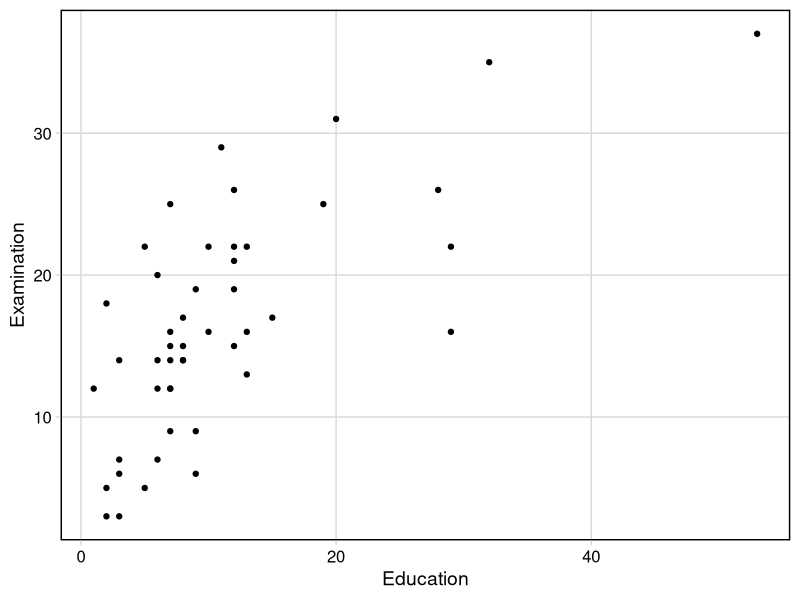
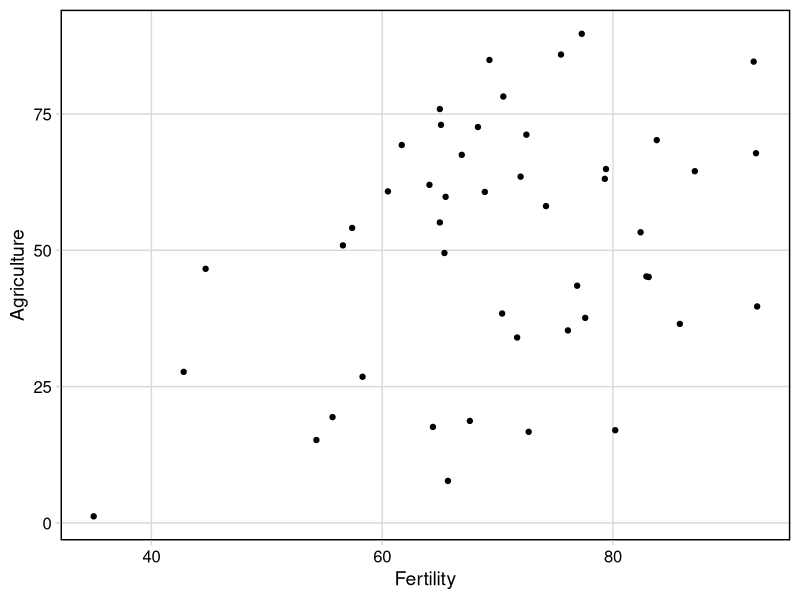
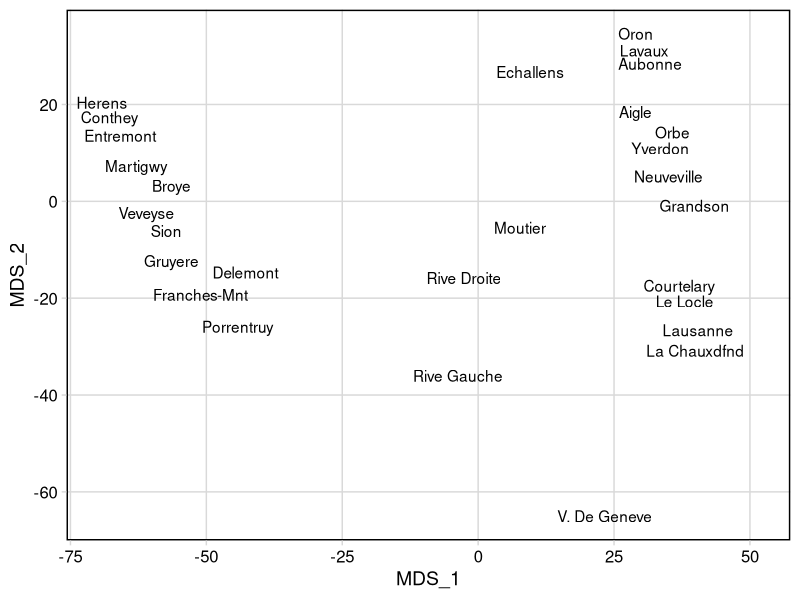
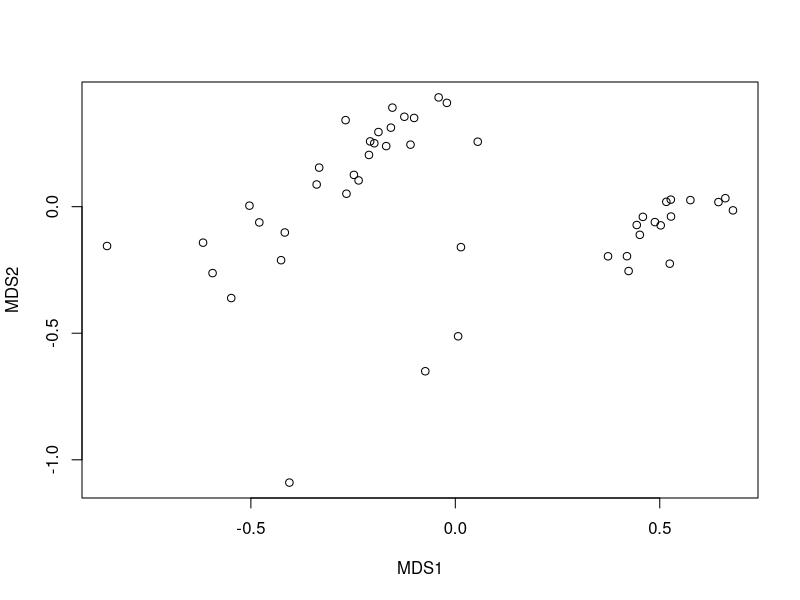
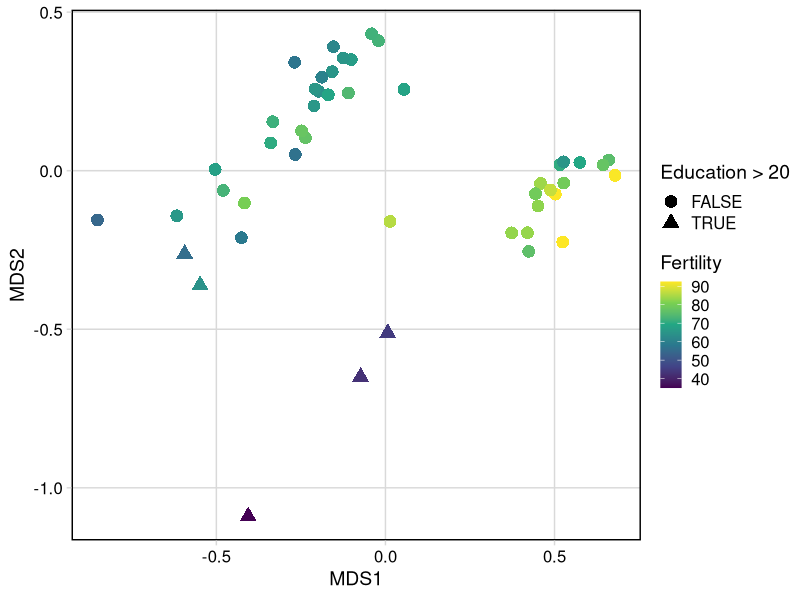
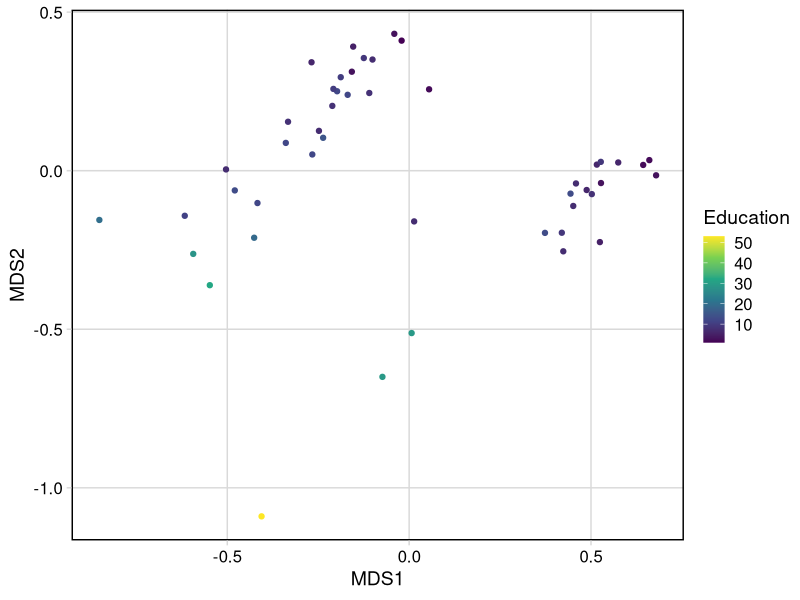
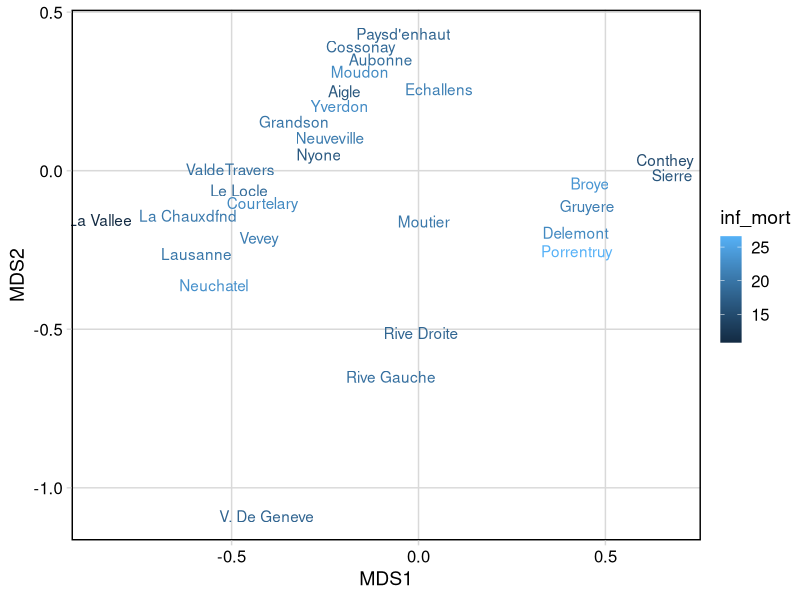
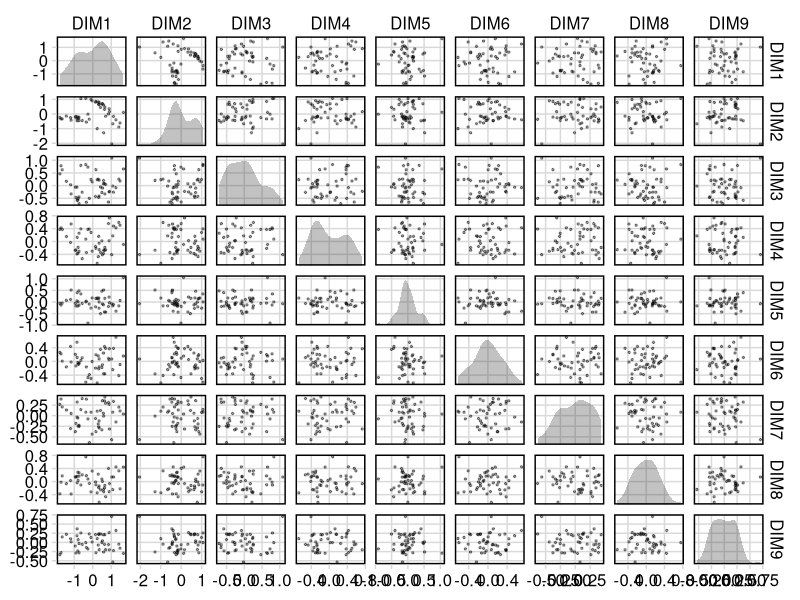

The R source for these figures, in order:
## ---- chunk 1
library(tidyverse)
library(ggplot2)
library(vegan)
library(MASS)
library(ggforce)
library(cowplot)
## ---- chunk 2

data("swiss")
head(swiss)
skimr::skim(swiss)

## ---- chunk 3
swiss %>%
  ggplot(aes(x=Education, y = Examination)) +
  geom_point() +
  theme_minimal_grid() +
  panel_border(color = "black")

## ---- chunk 4
swiss %>%
  ggplot(aes(x=Fertility, y = Agriculture)) +
  geom_point() +
  theme_minimal_grid() +
  panel_border(color = "black")
## ---- chunk 5
distance_matrix_euclidean <- swiss %>% dist(method = "euclidean")

euclidean_MDS <- distance_matrix_euclidean %>% 
                  cmdscale()

tibble_euclidean_MDS <- tibble(
                          MDS_1 = euclidean_MDS[,1], 
                          MDS_2 = euclidean_MDS[,2],
                          city =  rownames(euclidean_MDS)
)
                  

tibble_euclidean_MDS %>%
  ggplot(aes(x=MDS_1, y = MDS_2, label = city)) +
  geom_text(check_overlap = TRUE) +
  theme_minimal_grid() +
  panel_border(color = "black")

## ---- chunk 6

## ---- chunk 7
library(vegan)
vegan_mds <- metaMDS(comm = swiss, 
                     distance = "jaccard", 
                     trace = FALSE,
                     autotransform = FALSE)

## ---- chunk 8
plot(vegan_mds$points)

## ---- chunk 9

df_MDS <- data.frame(vegan_mds$points)

## ---- chunk 10
#sanity check
rownames(df_MDS) == rownames(swiss)
## ---- chunk 11
df_MDS$Education <- swiss$Education
df_MDS$Fertility <- swiss$Fertility
df_MDS$inf_mort <- swiss$Infant.Mortality

df_MDS %>% 
  ggplot(aes(x=MDS1, y=MDS2, color =  Fertility, shape = Education > 20)) +
  geom_point(size = 4) +
  theme_minimal_grid() +
  panel_border("black") +
  scale_color_continuous(type = "viridis")
## ---- chunk 12

df_MDS %>% 
  ggplot(aes(x=MDS1, y=MDS2, color = Education)) +
  geom_point() +
  theme_minimal_grid() +
  panel_border(color="black") +
  scale_color_continuous(type = "viridis")

## ---- chunk 13
df_MDS %>% 
  ggplot(aes(x=MDS1, y=MDS2, label = rownames(df_MDS), color =  inf_mort)) +
  geom_text(check_overlap = TRUE) +
  theme_minimal_grid() +
  panel_border(color = "black")

## ---- chunk 14

vegan_mds$stress
## ---- chunk 15
library(MASS)

non_metric_mds <- swiss %>%
                    dist("canberra") %>%          
                    isoMDS(k=9) 

## ---- chunk 16

non_metric_mds_df <- non_metric_mds$points
colnames(non_metric_mds_df) <- c(paste0("DIM", 1:9))
non_metric_mds_df

## ---- chunk 17
non_metric_mds_df %>%
  as_tibble() %>%
  mutate(
    city = rownames(non_metric_mds_df)
  ) %>%
  ggplot(aes(x = .panel_x, y = .panel_y)) +
  geom_point(alpha = 0.4, size = 0.5) +
  geom_autodensity(alpha = .3) +
  facet_matrix(vars(-city), layer.diag = 2) + 
  scale_color_brewer(palette = "Dark2") + 
  scale_fill_brewer(palette = "Dark2") +
  theme_minimal_grid() +
  panel_border(color = "black") +
  theme(legend.position = "bottom")
